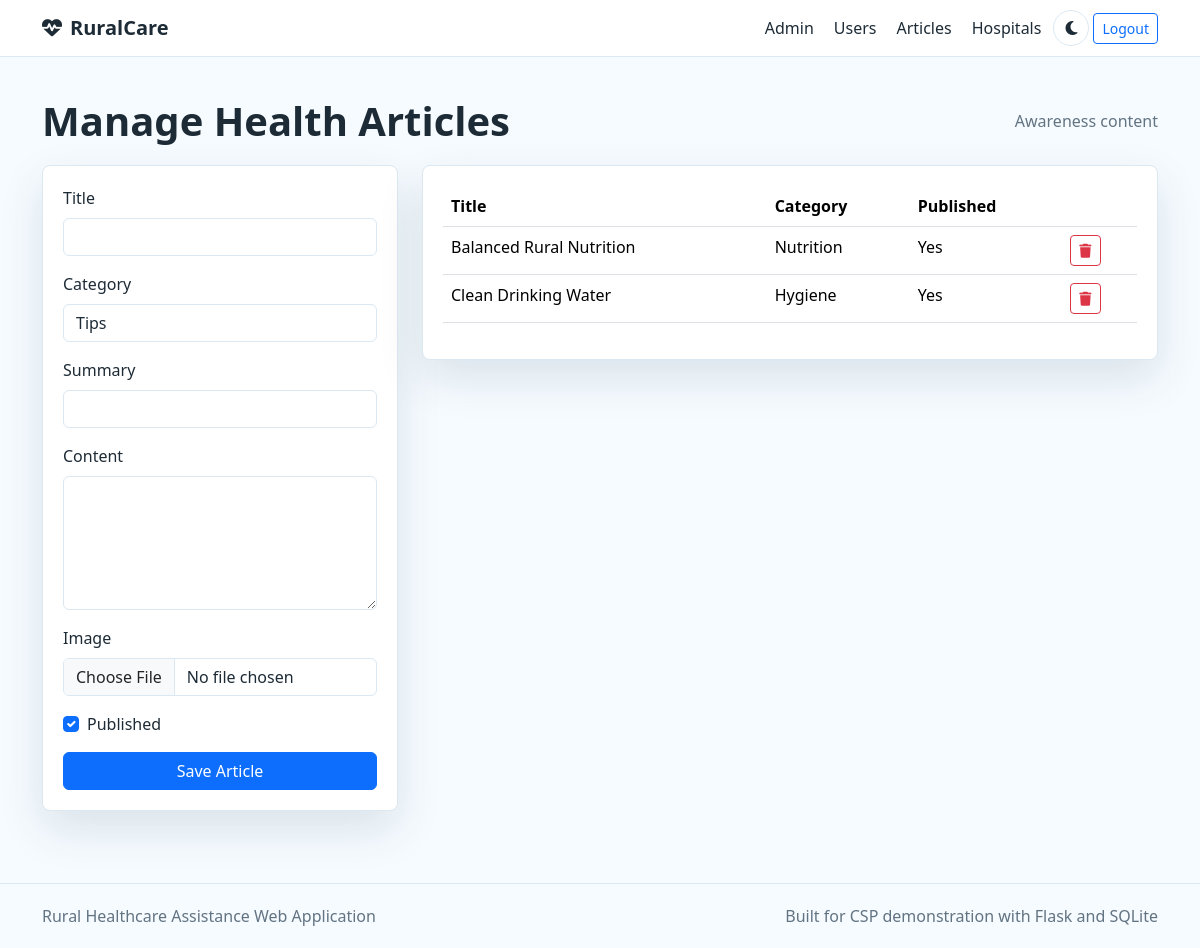
The app's page /admin/articles (signed in) with its own data.
### models.py (models this page shows)
class HealthArticle(db.Model):
    id = db.Column(db.Integer, primary_key=True)
    title = db.Column(db.String(160), nullable=False)
    category = db.Column(db.String(80), nullable=False)
    summary = db.Column(db.String(240))
    content = db.Column(db.Text, nullable=False)
    image = db.Column(db.String(255))
    published = db.Column(db.Boolean, default=True)
    created_at = db.Column(db.DateTime, default=datetime.utcnow)

### routes/admin.py (the view, shortened to what this page needs)
@admin_bp.route("/articles", methods=["GET", "POST"])
@admin_required
def articles():
    form = HealthArticleForm()
    articles = HealthArticle.query.order_by(HealthArticle.created_at.desc()).all()
    return render_template("admin_articles.html", form=form, articles=articles)

### forms.py
class HealthArticleForm(FlaskForm):
    title = StringField("Title", validators=[DataRequired(), Length(max=160)])
    category = SelectField("Category", choices=[("Tips", "Tips"), ("Nutrition", "Nutrition"), ("Hygiene", "Hygiene"), ("First Aid", "First Aid")])
    summary = StringField("Summary", validators=[Optional(), Length(max=240)])
    content = TextAreaField("Content", validators=[DataRequired()])
    image = FileField("Image", validators=[Optional(), FileAllowed(["jpg", "jpeg", "png"], "Images only")])
    published = BooleanField("Published", default=True)
    submit = SubmitField("Save Article")

### models.py (called while the page is built)
@login_manager.user_loader
def load_user(user_id):
    return User.query.get(int(user_id))

### routes/admin.py (called while the page is built)
def admin_required(view):
    @wraps(view)
    @login_required
    def wrapped(*args, **kwargs):
        if not current_user.is_admin:
            abort(403)
        return view(*args, **kwargs)
    return wrapped

### templates/admin_articles.html
{% extends "base.html" %}
{% block content %}
<section class="container py-4">
  <div class="page-head"><h1>Manage Health Articles</h1><span>Awareness content</span></div>
  <div class="row g-4">
    <div class="col-lg-4"><form method="post" enctype="multipart/form-data" class="panel">{{ form.hidden_tag() }}{% for field in [form.title, form.category, form.summary] %}<div class="mb-3">{{ field.label(class="form-label") }}{{ field(class="form-control") }}</div>{% endfor %}<div class="mb-3">{{ form.content.label(class="form-label") }}{{ form.content(class="form-control", rows=5) }}</div><div class="mb-3">{{ form.image.label(class="form-label") }}{{ form.image(class="form-control") }}</div><div class="form-check mb-3">{{ form.published(class="form-check-input") }} {{ form.published.label(class="form-check-label") }}</div>{{ form.submit(class="btn btn-primary w-100") }}</form></div>
    <div class="col-lg-8"><div class="panel table-responsive"><table class="table"><thead><tr><th>Title</th><th>Category</th><th>Published</th><th></th></tr></thead><tbody>{% for article in articles %}<tr><td>{{ article.title }}</td><td>{{ article.category }}</td><td>{{ "Yes" if article.published else "No" }}</td><td><form method="post" action="{{ url_for('admin.delete_article', article_id=article.id) }}">{{ form.csrf_token }}<button class="btn btn-sm btn-outline-danger"><i class="fa-solid fa-trash"></i></button></form></td></tr>{% else %}<tr><td colspan="4">No articles.</td></tr>{% endfor %}</tbody></table></div></div>
  </div>
</section>
{% endblock %}

### static/css/style.css (style rules this page uses)
:root { --bg: #f6fbff; --panel: #ffffff; --text: #1d2b36; --muted: #627382; --primary: #0b77c5; --primary-dark: #07558e; --success: #18a058; --line: #dbe8f2; --shadow: 0 18px 45px rgba(20, 57, 85, 0.12); }
body { background: var(--bg); color: var(--text); font-family: "Segoe UI", system-ui, sans-serif; }
.panel, .feature-card { background: var(--panel); border: 1px solid var(--line); border-radius: 8px; box-shadow: var(--shadow); padding: 1.25rem; }
.page-head { display: flex; justify-content: space-between; gap: 1rem; align-items: center; margin-bottom: 1.25rem; }
.page-head h1 { font-weight: 800; margin: 0; }
.page-head span { color: var(--muted); }
.table { color: var(--text); }
.form-control, .form-select { background: var(--panel); color: var(--text); border-color: var(--line); }

### records on screen
HealthArticle: title "Balanced Rural Nutrition", category "Nutrition", published "Yes"
HealthArticle: title "Clean Drinking Water", category "Hygiene", published "Yes"

### other values on screen
{{ field.label(class="form-label") }} "Title" "Category" "Summary"
